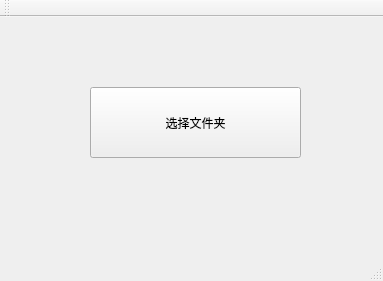
<?xml version="1.0" encoding="UTF-8"?>
<ui version="4.0">
 <class>MainWindow</class>
 <widget class="QMainWindow" name="MainWindow">
  <property name="geometry">
   <rect>
    <x>0</x>
    <y>0</y>
    <width>383</width>
    <height>281</height>
   </rect>
  </property>
  <property name="windowTitle">
   <string>MainWindow</string>
  </property>
  <widget class="QWidget" name="centralWidget">
   <widget class="QPushButton" name="pushButton">
    <property name="geometry">
     <rect>
      <x>90</x>
      <y>70</y>
      <width>211</width>
      <height>71</height>
     </rect>
    </property>
    <property name="text">
     <string>选择文件夹</string>
    </property>
   </widget>
  </widget>
  <widget class="QMenuBar" name="menuBar">
   <property name="geometry">
    <rect>
     <x>0</x>
     <y>0</y>
     <width>383</width>
     <height>23</height>
    </rect>
   </property>
  </widget>
  <widget class="QToolBar" name="mainToolBar">
   <attribute name="toolBarArea">
    <enum>TopToolBarArea</enum>
   </attribute>
   <attribute name="toolBarBreak">
    <bool>false</bool>
   </attribute>
  </widget>
  <widget class="QStatusBar" name="statusBar"/>
 </widget>
 <layoutdefault spacing="6" margin="11"/>
 <resources/>
 <connections/>
</ui>
